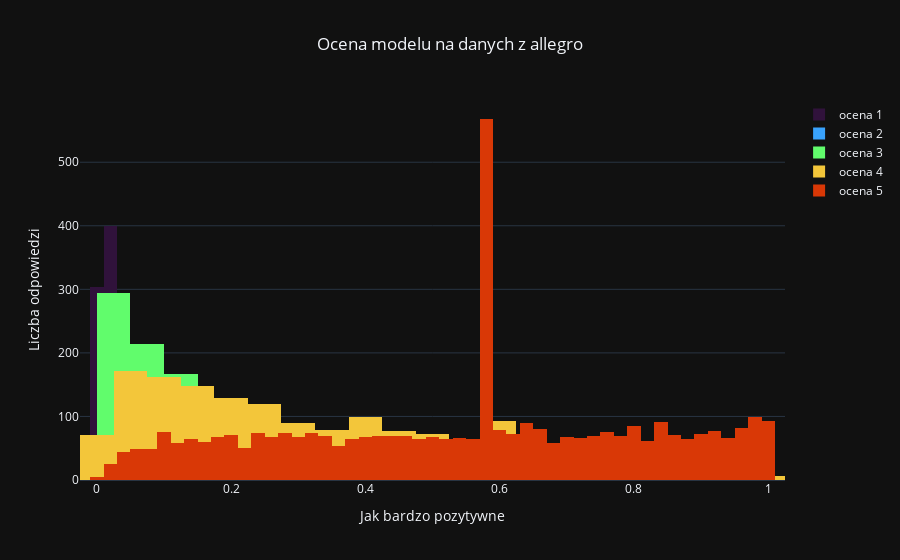

Source (notebook cell):
### Code cell
import plotly.express as px
import plotly.graph_objs as go
from dash_app.fronend.utils.plots.colors import return_default_colors

df = px.data.tips()
fig = go.Figure()
for i,color in zip(range(1,6),return_default_colors()):
    fig.add_trace( go.Histogram(x=predict_allegro_df[  predict_allegro_df['rating'] == i]["positive"],
                        name=f'ocena {i}',
                        marker_color= color
                            # color=predict_allegro_df['rating'],
                            #       category_orders=dict(rating=list(range(1,6))))

                     ))

fig.update_layout(title_x=0.5, autosize=True,
                      title_text='Ocena modelu na danych z allegro',
                                              barmode="overlay"

                      )
fig.update_xaxes(title_text = 'Jak bardzo pozytywne')
fig.update_yaxes(title_text = 'Liczba odpowiedzi')

fig.show()

### Figure 1 — Plotly figure (JSON) as saved in the notebook; plotly's stock layout.template omitted (floating-point values rounded to 4 significant figures; data arrays with more than 128 entries replaced by an {"elided": "..."} marker saying what was removed)
{"data": [{"marker": {"color": "#30123b"}, "name": "ocena 1", "x": {"elided": "1733 float values"}, "type": "histogram"}, {"marker": {"color": "#39a2fc"}, "name": "ocena 2", "x": {"elided": "1069 float values"}, "type": "histogram"}, {"marker": {"color": "#61fc6c"}, "name": "ocena 3", "x": {"elided": "1208 float values"}, "type": "histogram"}, {"marker": {"color": "#f3c63a"}, "name": "ocena 4", "x": {"elided": "1644 float values"}, "type": "histogram"}, {"marker": {"color": "#d93806"}, "name": "ocena 5", "x": {"elided": "3923 float values"}, "type": "histogram"}], "layout": {"title": {"x": 0.5, "text": "Ocena modelu na danych z allegro"}, "autosize": true, "barmode": "overlay", "xaxis": {"title": {"text": "Jak bardzo pozytywne"}}, "yaxis": {"title": {"text": "Liczba odpowiedzi"}}}}
